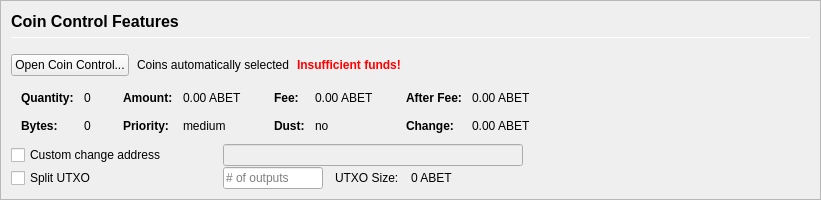
         <widget class="QFrame" name="frameCoinControl">
          <property name="sizePolicy">
           <sizepolicy hsizetype="Expanding" vsizetype="Expanding">
            <horstretch>0</horstretch>
            <verstretch>0</verstretch>
           </sizepolicy>
          </property>
          <property name="maximumSize">
           <size>
            <width>16777215</width>
            <height>16777215</height>
           </size>
          </property>
          <property name="frameShape">
           <enum>QFrame::StyledPanel</enum>
          </property>
          <property name="frameShadow">
           <enum>QFrame::Sunken</enum>
          </property>
          <layout class="QVBoxLayout" name="verticalLayoutCoinControl2">
           <property name="spacing">
            <number>0</number>
           </property>
           <property name="margin">
            <number>0</number>
           </property>
           <item>
            <widget class="QFrame" name="frameCoinControl_BG">
             <layout class="QVBoxLayout" name="verticalLayoutCoinControl" stretch="0,0,0,0,0,0">
              <property name="spacing">
               <number>1</number>
              </property>
              <property name="leftMargin">
               <number>10</number>
              </property>
              <property name="topMargin">
               <number>10</number>
              </property>
              <item>
               <layout class="QHBoxLayout" name="horizontalLayoutCoinControl1">
                <property name="bottomMargin">
                 <number>15</number>
                </property>
                <item>
                 <layout class="QVBoxLayout" name="verticalLayout_3">
                  <property name="spacing">
                   <number>6</number>
                  </property>
                  <item>
                   <widget class="QLabel" name="labelCoinControlFeatures">
                    <property name="sizePolicy">
                     <sizepolicy hsizetype="Preferred" vsizetype="Maximum">
                      <horstretch>0</horstretch>
                      <verstretch>0</verstretch>
                     </sizepolicy>
                    </property>
                    <property name="minimumSize">
                     <size>
                      <width>0</width>
                      <height>20</height>
                     </size>
                    </property>
                    <property name="font">
                     <font>
                      <pointsize>12</pointsize>
                      <weight>75</weight>
                      <bold>true</bold>
                     </font>
                    </property>
                    <property name="styleSheet">
                     <string notr="true">font-weight:bold;</string>
                    </property>
                    <property name="text">
                     <string>Coin Control Features</string>
                    </property>
                   </widget>
                  </item>
                  <item>
                   <widget class="Line" name="line">
                    <property name="minimumSize">
                     <size>
                      <width>0</width>
                      <height>1</height>
                     </size>
                    </property>
                    <property name="maximumSize">
                     <size>
                      <width>16777215</width>
                      <height>1</height>
                     </size>
                    </property>
                    <property name="orientation">
                     <enum>Qt::Horizontal</enum>
                    </property>
                   </widget>
                  </item>
                 </layout>
                </item>
               </layout>
              </item>
              <item>
               <layout class="QHBoxLayout" name="horizontalLayoutCoinControl2" stretch="0,0,0,0">
                <property name="spacing">
                 <number>8</number>
                </property>
                <property name="bottomMargin">
                 <number>10</number>
                </property>
                <item>
                 <widget class="QPushButton" name="pushButtonCoinControl">
                  <property name="styleSheet">
                   <string notr="true"/>
                  </property>
                  <property name="text">
                   <string>Open Coin Control...</string>
                  </property>
                  <property name="autoDefault">
                   <bool>false</bool>
                  </property>
                 </widget>
                </item>
                <item>
                 <widget class="QLabel" name="labelCoinControlAutomaticallySelected">
                  <property name="text">
                   <string>Coins automatically selected</string>
                  </property>
                  <property name="margin">
                   <number>5</number>
                  </property>
                 </widget>
                </item>
                <item>
                 <widget class="QLabel" name="labelCoinControlInsuffFunds">
                  <property name="font">
                   <font>
                    <weight>75</weight>
                    <bold>true</bold>
                   </font>
                  </property>
                  <property name="styleSheet">
                   <string notr="true">color:red;font-weight:bold;</string>
                  </property>
                  <property name="text">
                   <string>Insufficient funds!</string>
                  </property>
                  <property name="margin">
                   <number>5</number>
                  </property>
                 </widget>
                </item>
                <item>
                 <spacer name="horizontalSpacerCoinControl">
                  <property name="orientation">
                   <enum>Qt::Horizontal</enum>
                  </property>
                  <property name="sizeHint" stdset="0">
                   <size>
                    <width>40</width>
                    <height>1</height>
                   </size>
                  </property>
                 </spacer>
                </item>
               </layout>
              </item>
              <item>
               <widget class="QWidget" name="widgetCoinControl" native="true">
                <property name="sizePolicy">
                 <sizepolicy hsizetype="Preferred" vsizetype="Preferred">
                  <horstretch>0</horstretch>
                  <verstretch>0</verstretch>
                 </sizepolicy>
                </property>
                <property name="minimumSize">
                 <size>
                  <width>0</width>
                  <height>0</height>
                 </size>
                </property>
                <property name="styleSheet">
                 <string notr="true"/>
                </property>
                <layout class="QHBoxLayout" name="horizontalLayoutCoinControl5">
                 <property name="margin">
                  <number>0</number>
                 </property>
                 <item>
                  <layout class="QHBoxLayout" name="horizontalLayoutCoinControl3" stretch="0,0,0,1">
                   <property name="spacing">
                    <number>20</number>
                   </property>
                   <property name="topMargin">
                    <number>0</number>
                   </property>
                   <property name="bottomMargin">
                    <number>10</number>
                   </property>
                   <item>
                    <layout class="QFormLayout" name="formLayoutCoinControl1">
                     <property name="horizontalSpacing">
                      <number>10</number>
                     </property>
                     <property name="verticalSpacing">
                      <number>14</number>
                     </property>
                     <property name="leftMargin">
                      <number>10</number>
                     </property>
                     <property name="topMargin">
                      <number>4</number>
                     </property>
                     <property name="rightMargin">
                      <number>6</number>
                     </property>
                     <item row="0" column="0">
                      <widget class="QLabel" name="labelCoinControlQuantityText">
                       <property name="font">
                        <font>
                         <weight>75</weight>
                         <bold>true</bold>
                        </font>
                       </property>
                       <property name="text">
                        <string>Quantity:</string>
                       </property>
                       <property name="margin">
                        <number>0</number>
                       </property>
                      </widget>
                     </item>
                     <item row="0" column="1">
                      <widget class="QLabel" name="labelCoinControlQuantity">
                       <property name="cursor">
                        <cursorShape>IBeamCursor</cursorShape>
                       </property>
                       <property name="contextMenuPolicy">
                        <enum>Qt::ActionsContextMenu</enum>
                       </property>
                       <property name="text">
                        <string notr="true">0</string>
                       </property>
                       <property name="margin">
                        <number>0</number>
                       </property>
                       <property name="textInteractionFlags">
                        <set>Qt::LinksAccessibleByMouse|Qt::TextSelectableByKeyboard|Qt::TextSelectableByMouse</set>
                       </property>
                      </widget>
                     </item>
                     <item row="1" column="0">
                      <widget class="QLabel" name="labelCoinControlBytesText">
                       <property name="font">
                        <font>
                         <weight>75</weight>
                         <bold>true</bold>
                        </font>
                       </property>
                       <property name="text">
                        <string>Bytes:</string>
                       </property>
                      </widget>
                     </item>
                     <item row="1" column="1">
                      <widget class="QLabel" name="labelCoinControlBytes">
                       <property name="cursor">
                        <cursorShape>IBeamCursor</cursorShape>
                       </property>
                       <property name="contextMenuPolicy">
                        <enum>Qt::ActionsContextMenu</enum>
                       </property>
                       <property name="text">
                        <string notr="true">0</string>
                       </property>
                       <property name="textInteractionFlags">
                        <set>Qt::LinksAccessibleByMouse|Qt::TextSelectableByKeyboard|Qt::TextSelectableByMouse</set>
                       </property>
                      </widget>
                     </item>
                    </layout>
                   </item>
                   <item>
                    <layout class="QFormLayout" name="formLayoutCoinControl2">
                     <property name="horizontalSpacing">
                      <number>10</number>
                     </property>
                     <property name="verticalSpacing">
                      <number>14</number>
                     </property>
                     <property name="leftMargin">
                      <number>6</number>
                     </property>
                     <property name="topMargin">
                      <number>4</number>
                     </property>
                     <property name="rightMargin">
                      <number>6</number>
                     </property>
                     <item row="0" column="0">
                      <widget class="QLabel" name="labelCoinControlAmountText">
                       <property name="font">
                        <font>
                         <weight>75</weight>
                         <bold>true</bold>
                        </font>
                       </property>
                       <property name="text">
                        <string>Amount:</string>
                       </property>
                       <property name="margin">
                        <number>0</number>
                       </property>
                      </widget>
                     </item>
                     <item row="0" column="1">
                      <widget class="QLabel" name="labelCoinControlAmount">
                       <property name="cursor">
                        <cursorShape>IBeamCursor</cursorShape>
                       </property>
                       <property name="contextMenuPolicy">
                        <enum>Qt::ActionsContextMenu</enum>
                       </property>
                       <property name="text">
                        <string notr="true">0.00 ABET</string>
                       </property>
                       <property name="textInteractionFlags">
                        <set>Qt::LinksAccessibleByMouse|Qt::TextSelectableByKeyboard|Qt::TextSelectableByMouse</set>
                       </property>
                      </widget>
                     </item>
                     <item row="1" column="0">
                      <widget class="QLabel" name="labelCoinControlPriorityText">
                       <property name="font">
                        <font>
                         <weight>75</weight>
                         <bold>true</bold>
                        </font>
                       </property>
                       <property name="text">
                        <string>Priority:</string>
                       </property>
                      </widget>
                     </item>
                     <item row="1" column="1">
                      <widget class="QLabel" name="labelCoinControlPriority">
                       <property name="cursor">
                        <cursorShape>IBeamCursor</cursorShape>
                       </property>
                       <property name="contextMenuPolicy">
                        <enum>Qt::ActionsContextMenu</enum>
                       </property>
                       <property name="text">
                        <string>medium</string>
                       </property>
                       <property name="textInteractionFlags">
                        <set>Qt::LinksAccessibleByMouse|Qt::TextSelectableByKeyboard|Qt::TextSelectableByMouse</set>
                       </property>
                      </widget>
                     </item>
                    </layout>
                   </item>
                   <item>
                    <layout class="QFormLayout" name="formLayoutCoinControl3">
                     <property name="horizontalSpacing">
                      <number>10</number>
                     </property>
                     <property name="verticalSpacing">
                      <number>14</number>
                     </property>
                     <property name="leftMargin">
                      <number>6</number>
                     </property>
                     <property name="topMargin">
                      <number>4</number>
                     </property>
                     <property name="rightMargin">
                      <number>6</number>
                     </property>
                     <item row="0" column="0">
                      <widget class="QLabel" name="labelCoinControlFeeText">
                       <property name="font">
                        <font>
                         <weight>75</weight>
                         <bold>true</bold>
                        </font>
                       </property>
                       <property name="text">
                        <string>Fee:</string>
                       </property>
                       <property name="margin">
                        <number>0</number>
                       </property>
                      </widget>
                     </item>
                     <item row="0" column="1">
                      <widget class="QLabel" name="labelCoinControlFee">
                       <property name="cursor">
                        <cursorShape>IBeamCursor</cursorShape>
                       </property>
                       <property name="contextMenuPolicy">
                        <enum>Qt::ActionsContextMenu</enum>
                       </property>
                       <property name="text">
                        <string notr="true">0.00 ABET</string>
                       </property>
                       <property name="textInteractionFlags">
                        <set>Qt::LinksAccessibleByMouse|Qt::TextSelectableByKeyboard|Qt::TextSelectableByMouse</set>
                       </property>
                      </widget>
                     </item>
                     <item row="1" column="0">
                      <widget class="QLabel" name="labelCoinControlLowOutputText">
                       <property name="font">
                        <font>
                         <weight>75</weight>
                         <bold>true</bold>
                        </font>
                       </property>
                       <property name="text">
                        <string>Dust:</string>
                       </property>
                      </widget>
                     </item>
                     <item row="1" column="1">
                      <widget class="QLabel" name="labelCoinControlLowOutput">
                       <property name="cursor">
                        <cursorShape>IBeamCursor</cursorShape>
                       </property>
                       <property name="contextMenuPolicy">
                        <enum>Qt::ActionsContextMenu</enum>
                       </property>
                       <property name="text">
                        <string>no</string>
                       </property>
                       <property name="textInteractionFlags">
                        <set>Qt::LinksAccessibleByMouse|Qt::TextSelectableByKeyboard|Qt::TextSelectableByMouse</set>
                       </property>
                      </widget>
                     </item>
                    </layout>
                   </item>
                   <item>
                    <layout class="QFormLayout" name="formLayoutCoinControl4">
                     <property name="horizontalSpacing">
                      <number>10</number>
                     </property>
                     <property name="verticalSpacing">
                      <number>14</number>
                     </property>
                     <property name="leftMargin">
                      <number>6</number>
                     </property>
                     <property name="topMargin">
                      <number>4</number>
                     </property>
                     <property name="rightMargin">
                      <number>6</number>
                     </property>
                     <item row="0" column="0">
                      <widget class="QLabel" name="labelCoinControlAfterFeeText">
                       <property name="font">
                        <font>
                         <weight>75</weight>
                         <bold>true</bold>
                        </font>
                       </property>
                       <property name="text">
                        <string>After Fee:</string>
                       </property>
                       <property name="margin">
                        <number>0</number>
                       </property>
                      </widget>
                     </item>
                     <item row="0" column="1">
                      <widget class="QLabel" name="labelCoinControlAfterFee">
                       <property name="cursor">
                        <cursorShape>IBeamCursor</cursorShape>
                       </property>
                       <property name="contextMenuPolicy">
                        <enum>Qt::ActionsContextMenu</enum>
                       </property>
                       <property name="text">
                        <string notr="true">0.00 ABET</string>
                       </property>
                       <property name="textInteractionFlags">
                        <set>Qt::LinksAccessibleByMouse|Qt::TextSelectableByKeyboard|Qt::TextSelectableByMouse</set>
                       </property>
                      </widget>
                     </item>
                     <item row="1" column="0">
                      <widget class="QLabel" name="labelCoinControlChangeText">
                       <property name="font">
                        <font>
                         <weight>75</weight>
                         <bold>true</bold>
                        </font>
                       </property>
                       <property name="text">
                        <string>Change:</string>
                       </property>
                      </widget>
                     </item>
                     <item row="1" column="1">
                      <widget class="QLabel" name="labelCoinControlChange">
                       <property name="cursor">
                        <cursorShape>IBeamCursor</cursorShape>
                       </property>
                       <property name="contextMenuPolicy">
                        <enum>Qt::ActionsContextMenu</enum>
                       </property>
                       <property name="text">
                        <string notr="true">0.00 ABET</string>
                       </property>
                       <property name="textInteractionFlags">
                        <set>Qt::LinksAccessibleByMouse|Qt::TextSelectableByKeyboard|Qt::TextSelectableByMouse</set>
                       </property>
                      </widget>
                     </item>
                    </layout>
                   </item>
                  </layout>
                 </item>
                </layout>
               </widget>
              </item>
              <item>
               <layout class="QHBoxLayout" name="horizontalLayoutCoinControl4">
                <property name="spacing">
                 <number>12</number>
                </property>
                <property name="sizeConstraint">
                 <enum>QLayout::SetDefaultConstraint</enum>
                </property>
                <property name="topMargin">
                 <number>0</number>
                </property>
                <property name="rightMargin">
                 <number>0</number>
                </property>
                <item>
                 <widget class="QCheckBox" name="checkBoxCoinControlChange">
                  <property name="sizePolicy">
                   <sizepolicy hsizetype="Preferred" vsizetype="Preferred">
                    <horstretch>0</horstretch>
                    <verstretch>0</verstretch>
                   </sizepolicy>
                  </property>
                  <property name="minimumSize">
                   <size>
                    <width>200</width>
                    <height>0</height>
                   </size>
                  </property>
                  <property name="maximumSize">
                   <size>
                    <width>200</width>
                    <height>16777215</height>
                   </size>
                  </property>
                  <property name="toolTip">
                   <string>If this is activated, but the change address is empty or invalid, change will be sent to a newly generated address.</string>
                  </property>
                  <property name="text">
                   <string>Custom change address</string>
                  </property>
                 </widget>
                </item>
                <item>
                 <widget class="QValidatedLineEdit" name="lineEditCoinControlChange">
                  <property name="enabled">
                   <bool>false</bool>
                  </property>
                  <property name="sizePolicy">
                   <sizepolicy hsizetype="Preferred" vsizetype="Preferred">
                    <horstretch>0</horstretch>
                    <verstretch>0</verstretch>
                   </sizepolicy>
                  </property>
                  <property name="minimumSize">
                   <size>
                    <width>300</width>
                    <height>0</height>
                   </size>
                  </property>
                 </widget>
                </item>
                <item>
                 <widget class="QLabel" name="labelCoinControlChangeLabel">
                  <property name="sizePolicy">
                   <sizepolicy hsizetype="Preferred" vsizetype="Preferred">
                    <horstretch>0</horstretch>
                    <verstretch>0</verstretch>
                   </sizepolicy>
                  </property>
                  <property name="minimumSize">
                   <size>
                    <width>100</width>
                    <height>0</height>
                   </size>
                  </property>
                  <property name="text">
                   <string/>
                  </property>
                  <property name="margin">
                   <number>3</number>
                  </property>
                 </widget>
                </item>
               </layout>
              </item>
              <item>
               <layout class="QHBoxLayout" name="horizontalLayoutCoinControl6">
                <property name="spacing">
                 <number>12</number>
                </property>
                <property name="rightMargin">
                 <number>0</number>
                </property>
                <item>
                 <widget class="QCheckBox" name="splitBlockCheckBox">
                  <property name="sizePolicy">
                   <sizepolicy hsizetype="Preferred" vsizetype="Preferred">
                    <horstretch>0</horstretch>
                    <verstretch>0</verstretch>
                   </sizepolicy>
                  </property>
                  <property name="minimumSize">
                   <size>
                    <width>200</width>
                    <height>0</height>
                   </size>
                  </property>
                  <property name="maximumSize">
                   <size>
                    <width>200</width>
                    <height>16777215</height>
                   </size>
                  </property>
                  <property name="text">
                   <string>Split UTXO</string>
                  </property>
                 </widget>
                </item>
                <item>
                 <widget class="QLineEdit" name="splitBlockLineEdit">
                  <property name="sizePolicy">
                   <sizepolicy hsizetype="Preferred" vsizetype="Preferred">
                    <horstretch>50</horstretch>
                    <verstretch>0</verstretch>
                   </sizepolicy>
                  </property>
                  <property name="minimumSize">
                   <size>
                    <width>100</width>
                    <height>0</height>
                   </size>
                  </property>
                  <property name="maximumSize">
                   <size>
                    <width>100</width>
                    <height>16777215</height>
                   </size>
                  </property>
                  <property name="placeholderText">
                   <string># of outputs</string>
                  </property>
                 </widget>
                </item>
                <item>
                 <widget class="QLabel" name="labelBlockSizeText">
                  <property name="text">
                   <string>UTXO Size:</string>
                  </property>
                 </widget>
                </item>
                <item>
                 <widget class="QLabel" name="labelBlockSize">
                  <property name="text">
                   <string>0 ABET</string>
                  </property>
                 </widget>
                </item>
                <item>
                 <spacer name="horizontalSpacer_7">
                  <property name="orientation">
                   <enum>Qt::Horizontal</enum>
                  </property>
                  <property name="sizeHint" stdset="0">
                   <size>
                    <width>40</width>
                    <height>20</height>
                   </size>
                  </property>
                 </spacer>
                </item>
               </layout>
              </item>
              <item>
               <spacer name="verticalSpacerCoinControl">
                <property name="orientation">
                 <enum>Qt::Vertical</enum>
                </property>
                <property name="sizeHint" stdset="0">
                 <size>
                  <width>800</width>
                  <height>1</height>
                 </size>
                </property>
               </spacer>
              </item>
             </layout>
            </widget>
           </item>
          </layout>
         </widget>
